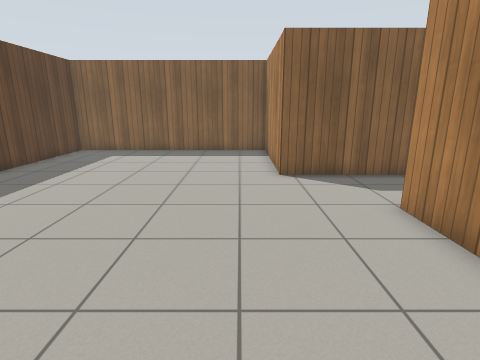
view 1 (above)

13 first-person views from a walk through a world built for the Gazebo simulator. The camera is 1.2 m above the floor, tilts 14° down and sees 80° across. The floor is counted in squares, 0.5 m on a side. Each view is taken from the middle of a square. On the plan, view 1 faces up. The plan holds only what a view shows up to about 18 squares ahead; the rest is blank. Simple patterns stand in for the simulator's built-in surfaces.

view 2
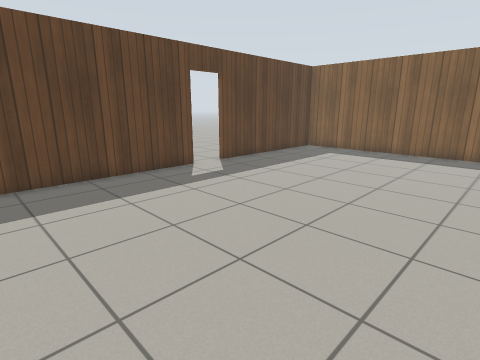

view 3
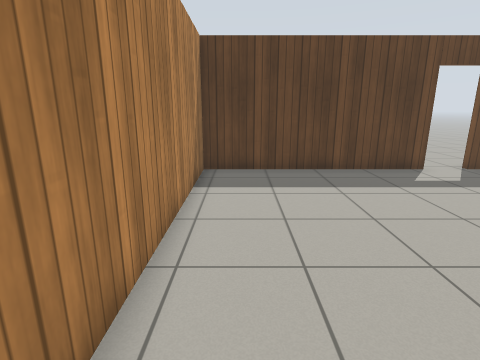

view 4
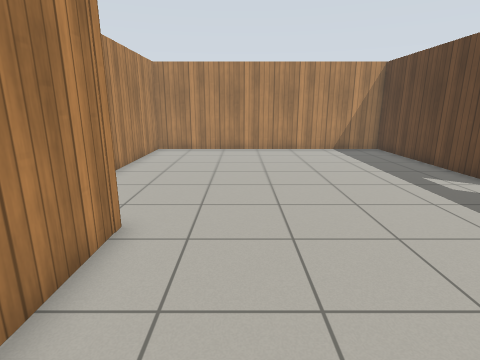

view 5
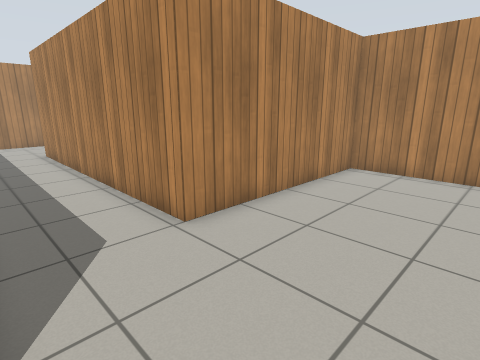

view 6
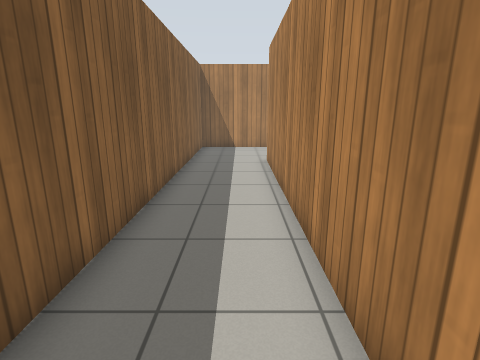

view 7
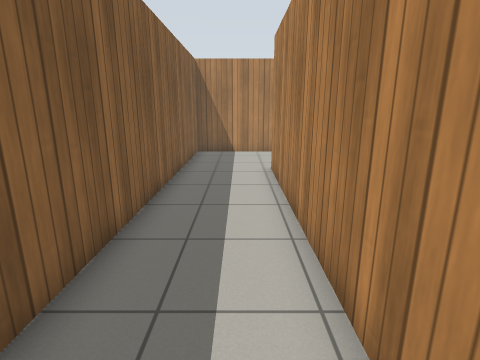

view 8
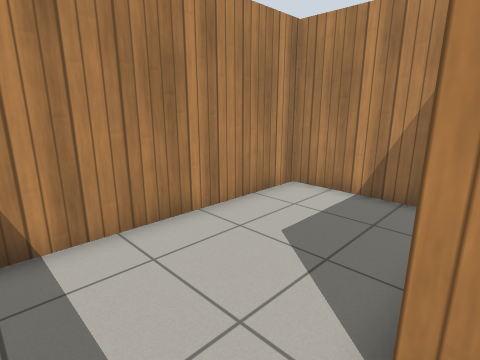

view 9
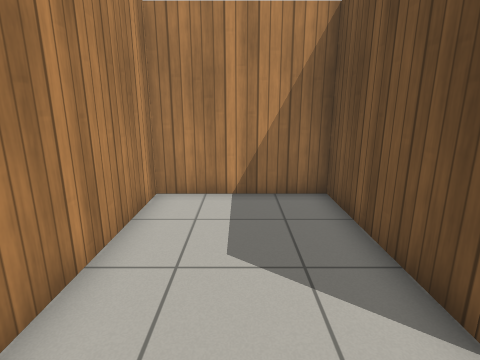

view 10
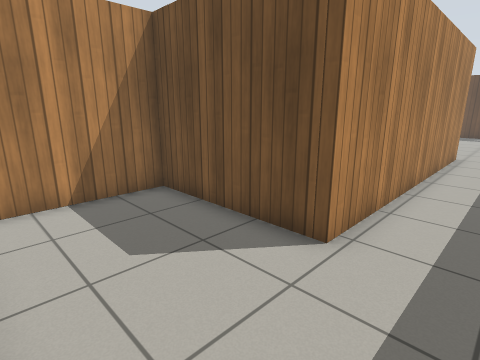

view 11
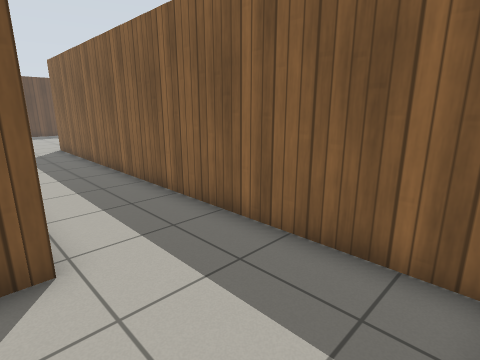

view 12
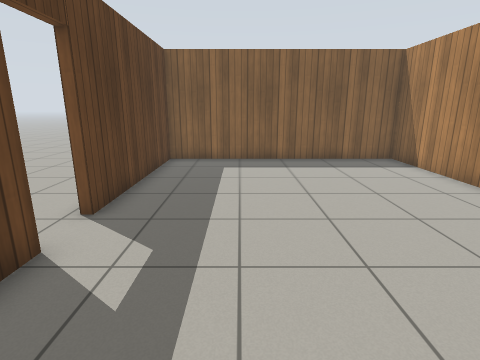

view 13
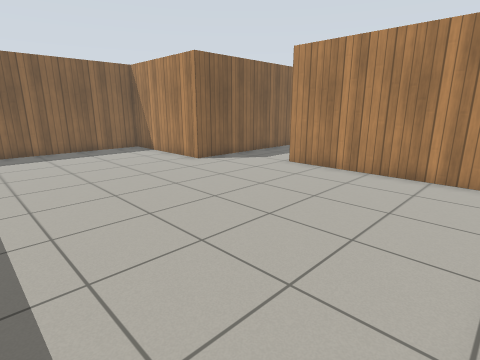

### Floor plan
Ten units are one square. View 1 is at (0, 0); x grows to the right and y downward. Boxes are objects, and circles mark ways between rooms. Rooms are numbered by the first view taken in them; rooms with no view inside come last. Other rooms are left out.
<svg viewBox="-100 -174 319 194">
<path fill="none" stroke="#000" d="M-94 -75 -94 15 40 15 40 -67M35 -104 15 -104 15 -169 -94 -169 -94 -93M40 -67 165 -67 165 -10 214 -10 214 -104 35 -104"/>
<circle cx="40" cy="-80" r="3" fill="#2a7"/>
<text x="-30" y="-70">1</text>
<text x="150" y="-70">2</text>
</svg>
Room 1 opens to room 2.

Where each view was taken, in squares from view 1:
view 1: 0 up, 0 right, facing up
view 2: 0 up, 1 right, facing up-left
view 3: 0 up, 2 right, facing left
view 4: 16 up, 1 left, facing down
view 5: 10 up, 1 left, facing down-right
view 6: 8 up, 3 right, facing right
view 7: 8 up, 5 right, facing right
view 8: 9 up, 16 right, facing down-right
view 9: 9 up, 19 right, facing down
view 10: 9 up, 21 right, facing down-left
view 11: 6 up, 21 right, facing up-left
view 12: 3 up, 6 left, facing up
view 13: 1 down, 7 left, facing up-right
